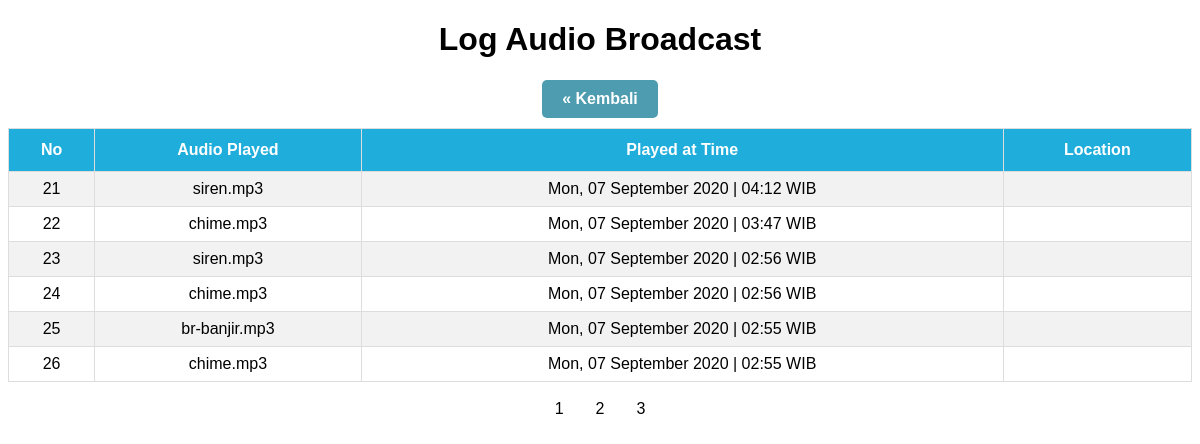
Page /log.php?halaman=3 on the committed database.
### tables this page shows
CREATE TABLE `brd_log` (
  `id` int(11) NOT NULL,
  `timestamp` timestamp NOT NULL DEFAULT CURRENT_TIMESTAMP ON UPDATE CURRENT_TIMESTAMP,
  `audio` varchar(30) NOT NULL,
  `location` varchar(100) NOT NULL
);

### log.php (the view, shortened to what this page needs)
<!DOCTYPE html>
<html lang="en">
<head>
</head>
<body>
    <?php include 'koneksi.php';
    ?>
    <h1 style="text-align:center;">Log Audio Broadcast</h1>
    <a class="button" href="/brdrecord-server" style="text-align:center;">&laquo; Kembali</a>
    <table >
    <tr>
        <th>No</th>
        <th>Audio Played</th>
        <th>Played at Time</th>
        <th>Location</th>
    </tr>
    <?php
    $halaman = 10;
    $page = isset($_GET["halaman"]) ? (int)$_GET["halaman"] : 1;
    $mulai = ($page>1) ? ($page * $halaman) - $halaman : 0;
    $result = mysqli_query($koneksi,"SELECT * FROM brd_log order by timestamp DESC");
    $total = mysqli_num_rows($result);
    $pages = ceil($total/$halaman);
    $query = mysqli_query($koneksi,"select * from brd_log order by timestamp DESC LIMIT $mulai, $halaman");
    $no =$mulai+1;
    while ($data = mysqli_fetch_assoc($query)) {
        ?>
        <tr>
        <td><?php echo $no++; ?></td>
        <td><?php echo $data['audio']; ?></td>
        <td>
        <?php
            $wkt = date("D, d F Y | H:i", strtotime($data['timestamp']));
            echo $wkt . " WIB";
        ?>
        </td>
        <td><?php echo $data['location']; ?></td>
        </tr>
        <?php
    }
    ?>
    </table>
    <div class="pagination">
    <?php for ($i=1; $i<=$pages ; $i++){ ?>
    <a href="?halaman=<?php echo $i; ?>"><?php echo $i; ?></a>
    <?php } ?>
    </div>
</body>
</html>

### log.php (style rules this page uses)
body { font-family: "Trebuchet MS", Arial, Helvetica, sans-serif; text-align: center; }
.button { text-decoration: none; display: inline-block; width: 96px; height: auto; background: #4E9CAF; padding: 10px; text-align: center; border-radius: 5px; color: white; font-weight: bold; margin-bottom: 10px; }
table { font-family: "Trebuchet MS", Arial, Helvetica, sans-serif; border-collapse: collapse; width: 100%; }
table td, table th { border: 1px solid #ddd; padding: 8px; }
table tr:nth-child(even) { background-color: #f2f2f2; }
table th { padding-top: 12px; padding-bottom: 12px; text-align: center; background-color: #1faddc; color: white; }
.pagination { display: inline-block; margin-top: 10px; }
.pagination a { color: black; float: left; padding: 8px 16px; text-decoration: none; }

### rows in the picture
brd_log: audio "siren.mp3", timestamp "Mon, 07 September 2020 | 04:12"
brd_log: audio "chime.mp3", timestamp "Mon, 07 September 2020 | 03:47"
brd_log: audio "siren.mp3", timestamp "Mon, 07 September 2020 | 02:56"
brd_log: audio "chime.mp3", timestamp "Mon, 07 September 2020 | 02:56"
brd_log: audio "br-banjir.mp3", timestamp "Mon, 07 September 2020 | 02:55"
brd_log: audio "chime.mp3", timestamp "Mon, 07 September 2020 | 02:55"
